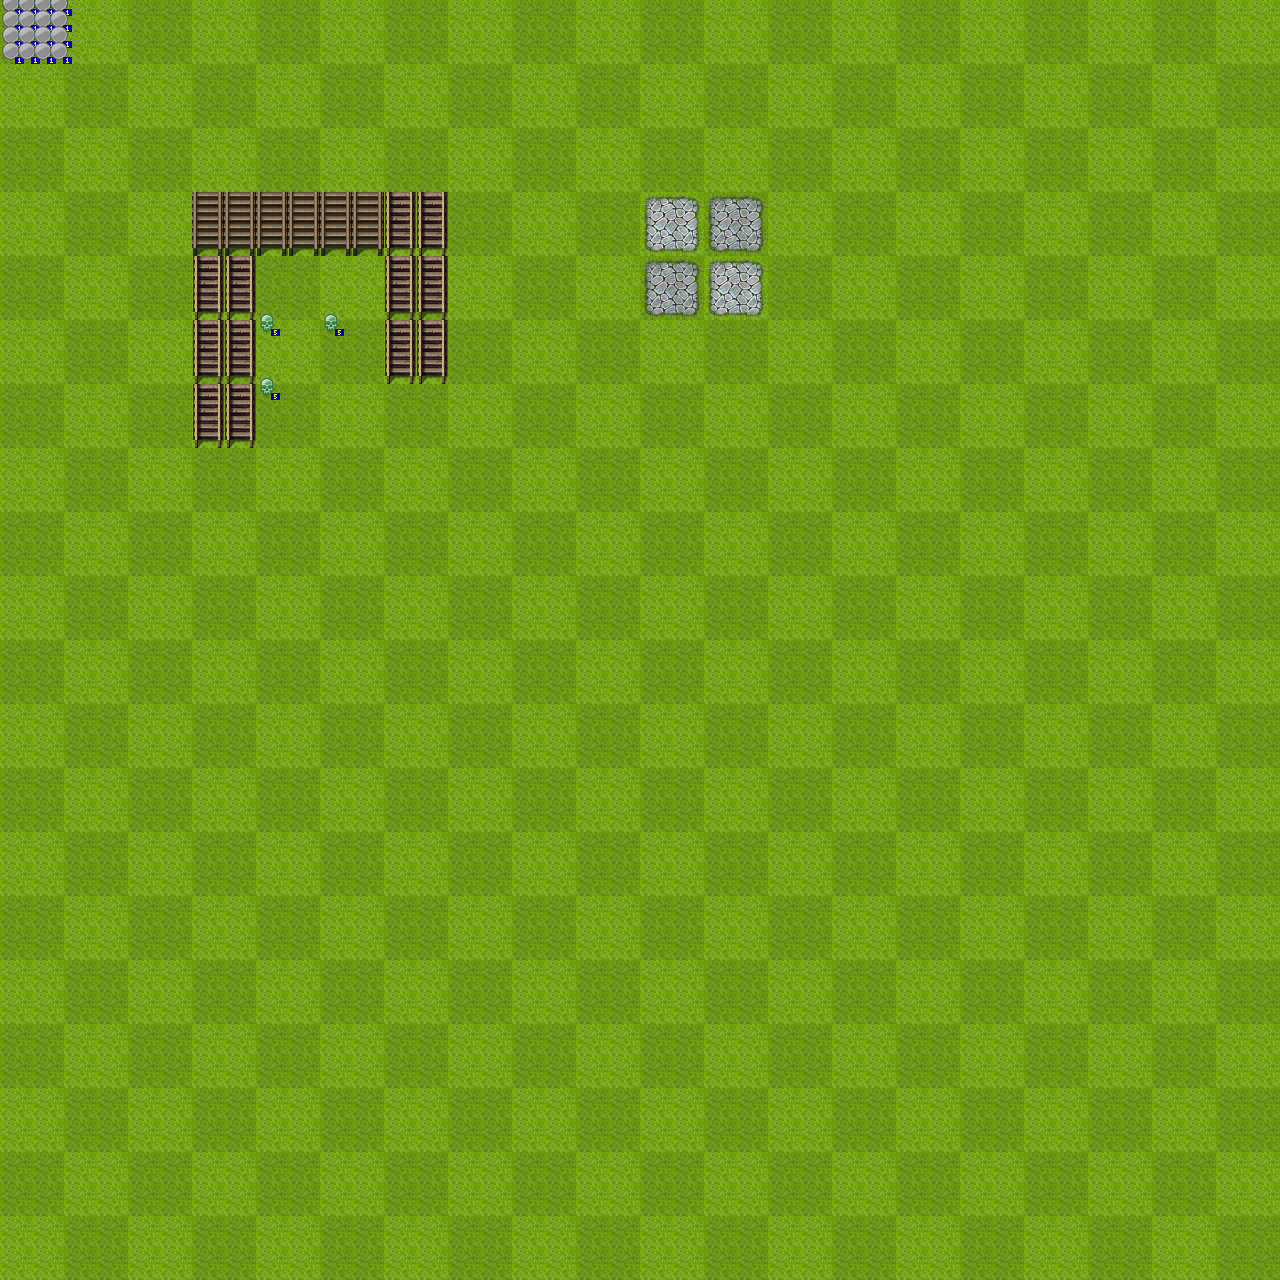

A 2D game scene composited from a Tiled map and its tileset images. What follows is a short description and the map's XML, with each tile layer's data collapsed to a summary:
An orthogonal 80x80 tile map with 16x16 px tiles, 4 tile layers (background, (helper: do not export!), foreground, entities), 10 tilesets.

<map version="1.0" orientation="orthogonal" width="80" height="80" tilewidth="16" tileheight="16">
 <properties>
  <property name="subdivision" value="4" />
 </properties>
 <tileset firstgid="1" name="entities" tilewidth="24" tileheight="24">
  <image source="entities.png" width="408" height="24" />
 </tileset>
 <tileset firstgid="18" name="TileA1" tilewidth="16" tileheight="16">
  <image source="../client/img/map/TileA1.png" width="512" height="384" />
 </tileset>
 <tileset firstgid="786" name="TileA2" tilewidth="16" tileheight="16">
  <image source="../client/img/map/TileA2.png" width="512" height="384" />
 </tileset>
 <tileset firstgid="1554" name="TileA3" tilewidth="16" tileheight="16">
  <image source="../client/img/map/TileA3.png" width="512" height="256" />
 </tileset>
 <tileset firstgid="2066" name="TileA4" tilewidth="16" tileheight="16">
  <image source="../client/img/map/TileA4.png" width="512" height="480" />
 </tileset>
 <tileset firstgid="3026" name="TileA5" tilewidth="16" tileheight="16">
  <image source="../client/img/map/TileA5.png" width="256" height="512" />
 </tileset>
 <tileset firstgid="3538" name="TileB" tilewidth="16" tileheight="16">
  <image source="../client/img/map/TileB.png" width="512" height="512" />
 </tileset>
 <tileset firstgid="4562" name="TileC" tilewidth="16" tileheight="16">
  <image source="../client/img/map/TileC.png" width="512" height="512" />
 </tileset>
 <tileset firstgid="5586" name="TileD" tilewidth="16" tileheight="16">
  <image source="../client/img/map/TileD.png" width="512" height="512" />
 </tileset>
 <tileset firstgid="6610" name="TileE" tilewidth="16" tileheight="16">
  <image source="../client/img/map/TileE.png" width="512" height="512" />
 </tileset>
 <layer name="background" width="80" height="80">
  <data>[6400 cells, 6400 non-empty, 40 distinct tile ids]</data>
 </layer>
 <layer name="(helper: do not export!)" width="80" height="80" opacity="0.09">
  <data>[6400 cells, 3200 non-empty, 4 distinct tile ids]</data>
 </layer>
 <layer name="foreground" width="80" height="80">
  <data>[6400 cells, 144 non-empty, 16 distinct tile ids]</data>
 </layer>
 <layer name="entities" width="80" height="80">
  <data>[6400 cells, 19 non-empty, 2 distinct tile ids]</data>
 </layer>
</map>
